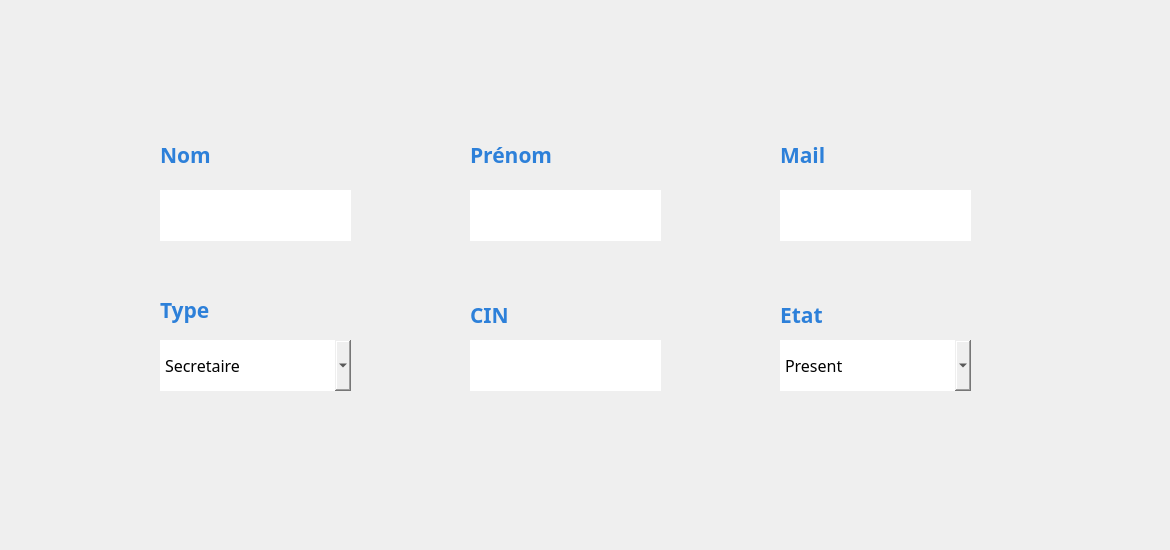
      <widget class="QWidget" name="MAJ_employe">
       <property name="styleSheet">
        <string notr="true">#MAJ_employe {
background-color: transparent;
border-image: url(:back2.jpg);
background: none;
border: none;
background-repeat: none;
}
</string>
       </property>
       <widget class="QPushButton" name="pushButton_Annuler_MAJ">
        <property name="geometry">
         <rect>
          <x>930</x>
          <y>500</y>
          <width>151</width>
          <height>41</height>
         </rect>
        </property>
        <property name="styleSheet">
         <string notr="true">#pushButton_Annuler_MAJ {
background-color: transparent;
border-image: url(:Annuler.png);
background: none;
border: none;
background-repeat: none;
}

</string>
        </property>
        <property name="text">
         <string/>
        </property>
        <property name="autoDefault">
         <bool>false</bool>
        </property>
        <property name="default">
         <bool>false</bool>
        </property>
        <property name="flat">
         <bool>false</bool>
        </property>
       </widget>
       <widget class="QPushButton" name="pushButton_Save_MAJ">
        <property name="geometry">
         <rect>
          <x>930</x>
          <y>450</y>
          <width>151</width>
          <height>41</height>
         </rect>
        </property>
        <property name="styleSheet">
         <string notr="true">#pushButton_Save_MAJ {
background-color: transparent;
border-image: url(:Enregistrer.png);
background: none;
border: none;
background-repeat: none;
}

</string>
        </property>
        <property name="text">
         <string/>
        </property>
       </widget>
       <widget class="QPushButton" name="pushButton_Close_Em_maj">
        <property name="geometry">
         <rect>
          <x>1130</x>
          <y>10</y>
          <width>31</width>
          <height>31</height>
         </rect>
        </property>
        <property name="styleSheet">
         <string notr="true">#pushButton_Close_Em_maj{
background-color: transparent;
border-image: url(:close.png);
background: none;
border: none;
background-repeat: none;
}
</string>
        </property>
        <property name="text">
         <string/>
        </property>
       </widget>
       <widget class="QLineEdit" name="lineEdit_prenom_employe_MAJ">
        <property name="geometry">
         <rect>
          <x>470</x>
          <y>190</y>
          <width>191</width>
          <height>51</height>
         </rect>
        </property>
        <property name="font">
         <font>
          <family>Javanese Text</family>
          <pointsize>12</pointsize>
         </font>
        </property>
        <property name="styleSheet">
         <string notr="true">#lineEdit_prenom_employe_MAJ {
background-color: transparent;
border-image: url(:champs.png);
background: none;
border: none;
background-repeat: none;
}

</string>
        </property>
       </widget>
       <widget class="QLineEdit" name="lineEdit_mail_employe_MAJ">
        <property name="geometry">
         <rect>
          <x>780</x>
          <y>190</y>
          <width>191</width>
          <height>51</height>
         </rect>
        </property>
        <property name="font">
         <font>
          <family>Javanese Text</family>
          <pointsize>12</pointsize>
         </font>
        </property>
        <property name="styleSheet">
         <string notr="true">#lineEdit_mail_employe_MAJ {
background-color: transparent;
border-image: url(:champs.png);
background: none;
border: none;
background-repeat: none;
}

</string>
        </property>
       </widget>
       <widget class="QLineEdit" name="lineEdit_cin_employe_MAJ">
        <property name="geometry">
         <rect>
          <x>470</x>
          <y>340</y>
          <width>191</width>
          <height>51</height>
         </rect>
        </property>
        <property name="font">
         <font>
          <family>Javanese Text</family>
          <pointsize>12</pointsize>
         </font>
        </property>
        <property name="styleSheet">
         <string notr="true">#lineEdit_cin_employe_MAJ {
background-color: transparent;
border-image: url(:champs.png);
background: none;
border: none;
background-repeat: none;
}

</string>
        </property>
       </widget>
       <widget class="QComboBox" name="comboBox_Type_employe_MAJ">
        <property name="geometry">
         <rect>
          <x>160</x>
          <y>340</y>
          <width>191</width>
          <height>51</height>
         </rect>
        </property>
        <property name="font">
         <font>
          <family>Javanese Text</family>
          <pointsize>12</pointsize>
         </font>
        </property>
        <property name="styleSheet">
         <string notr="true">#comboBox_Type_employe_MAJ {
background-color: transparent;
border-image: url(:champs.png);
background: none;
border: none;
background-repeat: none;
}
</string>
        </property>
        <item>
         <property name="text">
          <string>Secretaire</string>
         </property>
        </item>
        <item>
         <property name="text">
          <string>Agent</string>
         </property>
        </item>
       </widget>
       <widget class="QComboBox" name="comboBox_etat_employe_MAJ">
        <property name="geometry">
         <rect>
          <x>780</x>
          <y>340</y>
          <width>191</width>
          <height>51</height>
         </rect>
        </property>
        <property name="font">
         <font>
          <family>Javanese Text</family>
          <pointsize>12</pointsize>
         </font>
        </property>
        <property name="styleSheet">
         <string notr="true">#comboBox_etat_employe_MAJ {
background-color: transparent;
border-image: url(:champs.png);
background: none;
border: none;
background-repeat: none;
}
</string>
        </property>
        <item>
         <property name="text">
          <string>Present</string>
         </property>
        </item>
        <item>
         <property name="text">
          <string>Absent</string>
         </property>
        </item>
       </widget>
       <widget class="QLineEdit" name="lineEdit_nom_employe_MAJ">
        <property name="geometry">
         <rect>
          <x>160</x>
          <y>190</y>
          <width>191</width>
          <height>51</height>
         </rect>
        </property>
        <property name="font">
         <font>
          <family>Javanese Text</family>
          <pointsize>12</pointsize>
         </font>
        </property>
        <property name="styleSheet">
         <string notr="true">#lineEdit_nom_employe_MAJ {
background-color: transparent;
border-image: url(:champs.png);
background: none;
border: none;
background-repeat: none;
}

</string>
        </property>
        <property name="readOnly">
         <bool>true</bool>
        </property>
       </widget>
       <widget class="QLabel" name="label_68">
        <property name="geometry">
         <rect>
          <x>470</x>
          <y>140</y>
          <width>181</width>
          <height>31</height>
         </rect>
        </property>
        <property name="font">
         <font>
          <family>Corbel</family>
          <pointsize>16</pointsize>
         </font>
        </property>
        <property name="text">
         <string>&lt;html&gt;&lt;head/&gt;&lt;body&gt;&lt;p&gt;&lt;span style=&quot; font-weight:600; color:#2d80d9;&quot;&gt;Prénom&lt;/span&gt;&lt;/p&gt;&lt;/body&gt;&lt;/html&gt;</string>
        </property>
       </widget>
       <widget class="QLabel" name="label_73">
        <property name="geometry">
         <rect>
          <x>780</x>
          <y>140</y>
          <width>181</width>
          <height>31</height>
         </rect>
        </property>
        <property name="font">
         <font>
          <family>Corbel</family>
          <pointsize>16</pointsize>
         </font>
        </property>
        <property name="text">
         <string>&lt;html&gt;&lt;head/&gt;&lt;body&gt;&lt;p&gt;&lt;span style=&quot; font-weight:600; color:#2d80d9;&quot;&gt;Mail&lt;/span&gt;&lt;/p&gt;&lt;/body&gt;&lt;/html&gt;</string>
        </property>
       </widget>
       <widget class="QLabel" name="label_74">
        <property name="geometry">
         <rect>
          <x>160</x>
          <y>140</y>
          <width>181</width>
          <height>31</height>
         </rect>
        </property>
        <property name="font">
         <font>
          <family>Corbel</family>
          <pointsize>16</pointsize>
         </font>
        </property>
        <property name="text">
         <string>&lt;html&gt;&lt;head/&gt;&lt;body&gt;&lt;p&gt;&lt;span style=&quot; font-weight:600; color:#2d80d9;&quot;&gt;Nom&lt;/span&gt;&lt;/p&gt;&lt;/body&gt;&lt;/html&gt;</string>
        </property>
       </widget>
       <widget class="QLabel" name="label_75">
        <property name="geometry">
         <rect>
          <x>470</x>
          <y>300</y>
          <width>141</width>
          <height>31</height>
         </rect>
        </property>
        <property name="font">
         <font>
          <family>Corbel</family>
          <pointsize>16</pointsize>
         </font>
        </property>
        <property name="text">
         <string>&lt;html&gt;&lt;head/&gt;&lt;body&gt;&lt;p&gt;&lt;span style=&quot; font-weight:600; color:#2d80d9;&quot;&gt;CIN&lt;/span&gt;&lt;/p&gt;&lt;/body&gt;&lt;/html&gt;</string>
        </property>
       </widget>
       <widget class="QLabel" name="label_77">
        <property name="geometry">
         <rect>
          <x>780</x>
          <y>300</y>
          <width>141</width>
          <height>31</height>
         </rect>
        </property>
        <property name="font">
         <font>
          <family>Corbel</family>
          <pointsize>16</pointsize>
         </font>
        </property>
        <property name="text">
         <string>&lt;html&gt;&lt;head/&gt;&lt;body&gt;&lt;p&gt;&lt;span style=&quot; font-weight:600; color:#2d80d9;&quot;&gt;Etat&lt;/span&gt;&lt;/p&gt;&lt;/body&gt;&lt;/html&gt;</string>
        </property>
       </widget>
       <widget class="QLabel" name="label_78">
        <property name="geometry">
         <rect>
          <x>160</x>
          <y>290</y>
          <width>91</width>
          <height>41</height>
         </rect>
        </property>
        <property name="font">
         <font>
          <family>Corbel</family>
          <pointsize>16</pointsize>
         </font>
        </property>
        <property name="text">
         <string>&lt;html&gt;&lt;head/&gt;&lt;body&gt;&lt;p&gt;&lt;span style=&quot; font-weight:600; color:#2d80d9;&quot;&gt;Type&lt;/span&gt;&lt;/p&gt;&lt;/body&gt;&lt;/html&gt;</string>
        </property>
       </widget>
      </widget>
